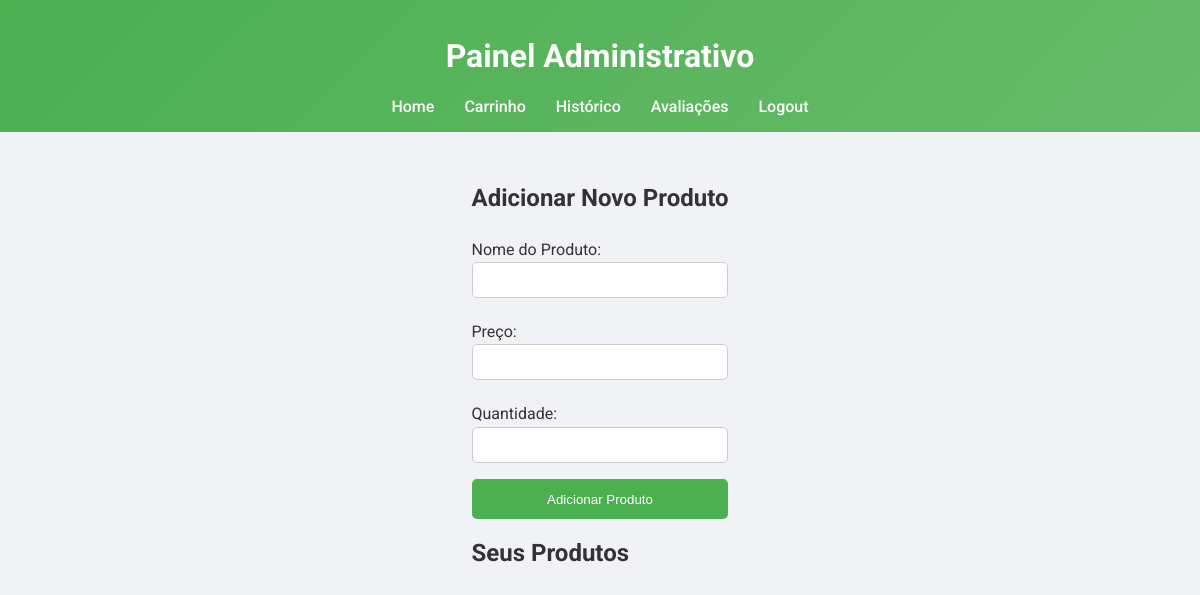
Before: /admin (signed in) with the older database file.
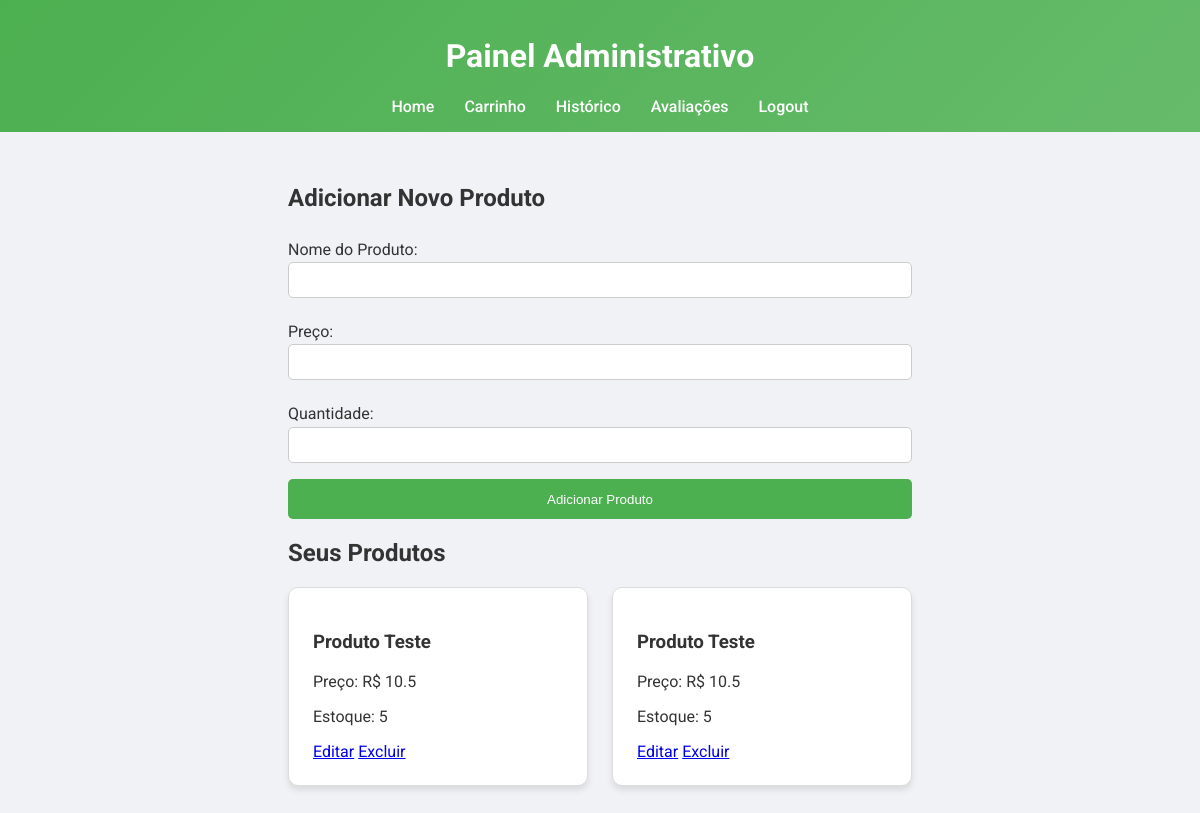
After: the same page with the newer database file.
### tables this page shows
CREATE TABLE produtos (
                                    id INTEGER PRIMARY KEY AUTOINCREMENT,
                                    nome TEXT NOT NULL,
                                    preco REAL NOT NULL,
                                    quantidade INTEGER NOT NULL DEFAULT 0,
                                    username TEXT NOT NULL);

### controllers.py (the view, shortened to what this page needs)
@bp.route('/admin', methods=['GET', 'POST'])
def admin():
    if 'username' not in session:
        return redirect(url_for('bp.login'))
    username = session['username']
    produtos = Produto.listar_por_usuario(username)
    return render_template('admin.html', produtos=produtos, username=username)

### models.py (called while the page is built)
    @staticmethod
    def get_connection():
        return sqlite3.connect(db_path)

    @staticmethod
    def listar_por_usuario(username):
        with DatabaseManager.get_connection() as conn:
            cursor = conn.cursor()
            cursor.execute("SELECT * FROM produtos WHERE username = ?", (username,))
            return cursor.fetchall()

### templates/admin.html (shortened to what this page needs)
<!DOCTYPE html>
<html lang="pt-BR">
  <head>
    <link rel="stylesheet" href="/static/style.css" />
  </head>
  <body>
    <header>
      <h1>Painel Administrativo</h1>
      <nav>
        <a href="/">Home</a>
        <a href="/carrinho">Carrinho</a>
        <a href="/historico">Histórico</a>
        <a href="/avaliacoes">Avaliações</a>
        <a href="/logout">Logout</a>
      </nav>
    </header>
    <main>
      <div class="admin-form">
        <h2>Adicionar Novo Produto</h2>
        <form method="POST">
          <label for="nome">Nome do Produto:</label>
          <input type="text" id="nome" name="nome" required />
          <label for="preco">Preço:</label>
          <input type="number" step="0.01" id="preco" name="preco" required />
          <label for="quantidade">Quantidade:</label>
          <input type="number" id="quantidade" name="quantidade" required />
          <button type="submit">Adicionar Produto</button>
        </form>
      </div>
      <div class="product-management">
        <h2>Seus Produtos</h2>
        <div class="product-list">
          {% for produto in produtos %}
          <div class="product-card">
            <h3>{{ produto[1] }}</h3>
            <p>Preço: R$ {{ produto[2] }}</p>
            <p>Estoque: {{ produto[3] }}</p>
            <div class="actions">
              <a href="/admin/edit/{{ produto[0] }}" class="edit-btn">Editar</a>
              <a href="/admin/delete/{{ produto[0] }}" class="delete-btn">Excluir</a>
            </div>
          </div>
          {% endfor %}
        </div>
      </div>
    </main>
  </body>
</html>

Changed rows visible on the page:
now on this page (row edited): produtos: nome "Produto Teste", preco "10.5", quantidade "5"
added produtos: nome "Produto Teste", preco "10.5", quantidade "5"
